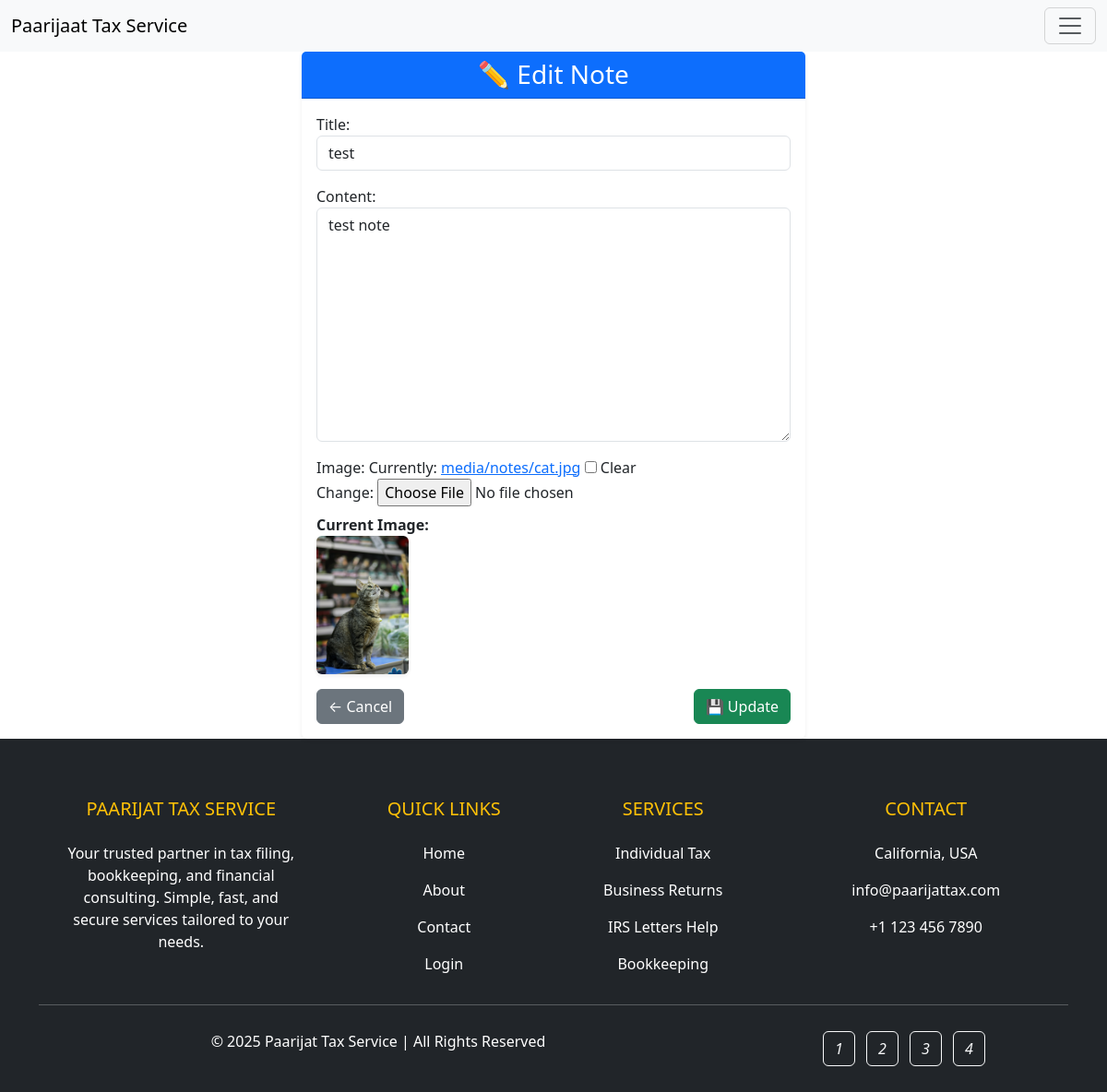
The page /notes/update/3/ (signed in) on the database its author committed.
### notes/models.py (models this page shows, shortened)
class Note(models.Model):
  title = models.CharField(max_length=50)
  content = models.TextField()
  created_on = models.DateTimeField(auto_now_add=True)
  image = models.ImageField(upload_to='media/notes', null=True, blank=True)

### notes/views.py (the view)
# urls.py: path('update/<int:pk>/', NoteUpdate.as_view(), name='note_update'),
class NoteUpdate(LoginRequiredMixin, UpdateView):
  model = Note
  form_class = NoteForm
  template_name = 'notes/update.html'
  success_url = reverse_lazy('note_list')

### notes/forms.py
class NoteForm(forms.ModelForm):
  class Meta:
    model = Note
    fields = ['title', 'content', 'image']

### templates/notes/update.html (shortened to what this page needs)
{% extends 'base.html' %}
{% load widget_tweaks %}
{% block content %}
<div class="container mt-5">
    <div class="row justify-content-center">
        <div class="col-md-8 col-lg-6">
            <div class="card shadow-sm border-0">
                <div class="card-header bg-primary text-white text-center">
                    <h3 class="mb-0">✏️ Edit Note</h3>
                </div>
                <div class="card-body">
                    <form method="post" enctype="multipart/form-data">
                        <div class="mb-3">
                            {{ form.title.label_tag }}
                            {{ form.title|add_class:"form-control" }}
                        </div>
                        <div class="mb-3">
                            {{ form.content.label_tag }}
                            {{ form.content|add_class:"form-control" }}
                        </div>
                        <div class="mb-3">
                            {{ form.image.label_tag }}
                            {{ form.image }}
                            {% if form.instance.image %}
                                <p class="mt-2">
                                    <strong>Current Image:</strong><br>
                                    <img src="{{ form.instance.image.url }}" alt="Current Image" class="img-fluid rounded shadow-sm" style="max-height: 150px;">
                                </p>
                            {% endif %}
                        </div>
                        <div class="d-flex justify-content-between">
                            <a href="{% url 'note_list' %}" class="btn btn-secondary">
                                ← Cancel
                            </a>
                            <button type="submit" class="btn btn-success">
                                💾 Update
                            </button>
                        </div>
                    </form>
                </div>
            </div>
        </div>
    </div>
</div>
{% endblock content %}

### rows shown on the page
Note: title "test", content "test note", instance.image (picture)
